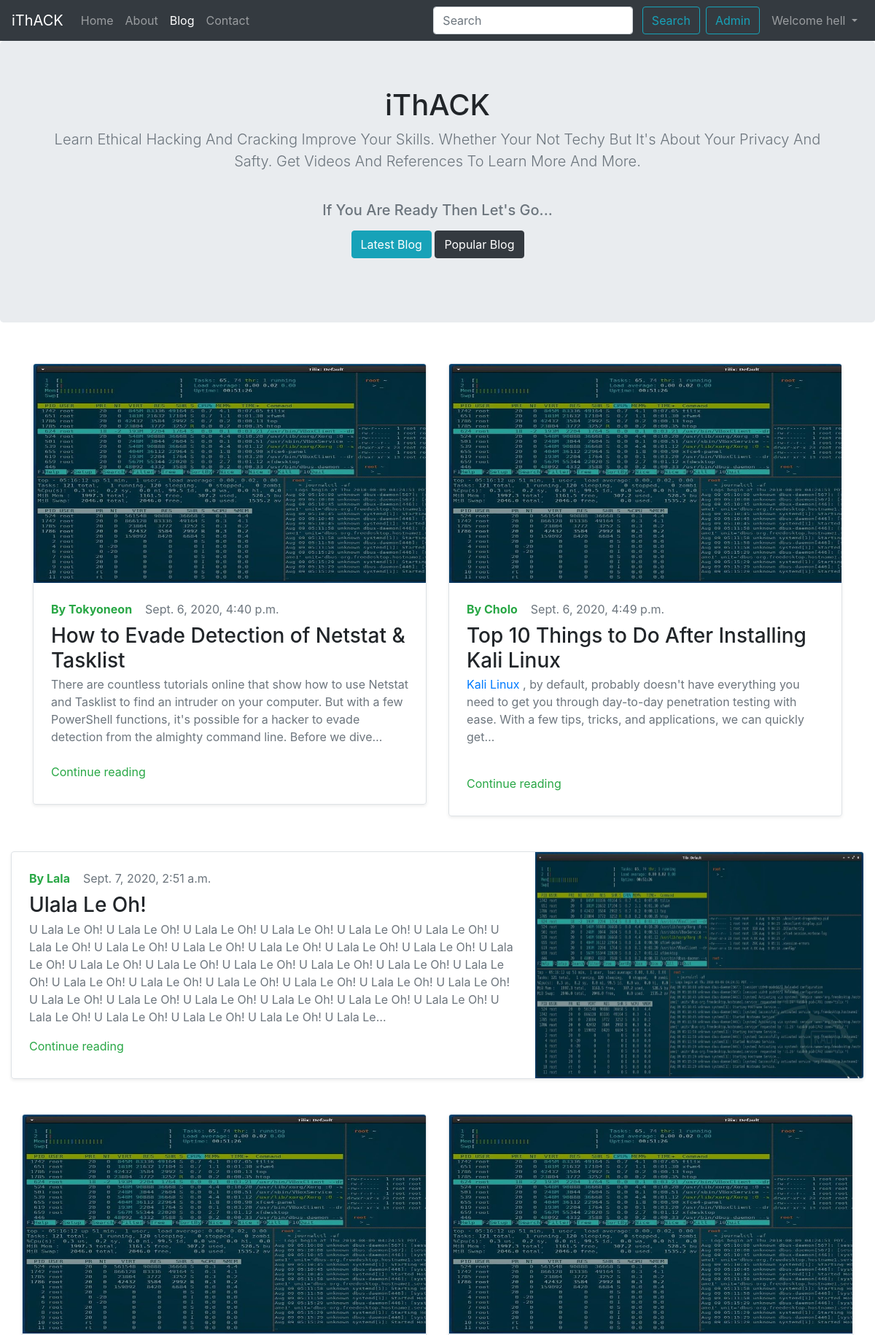
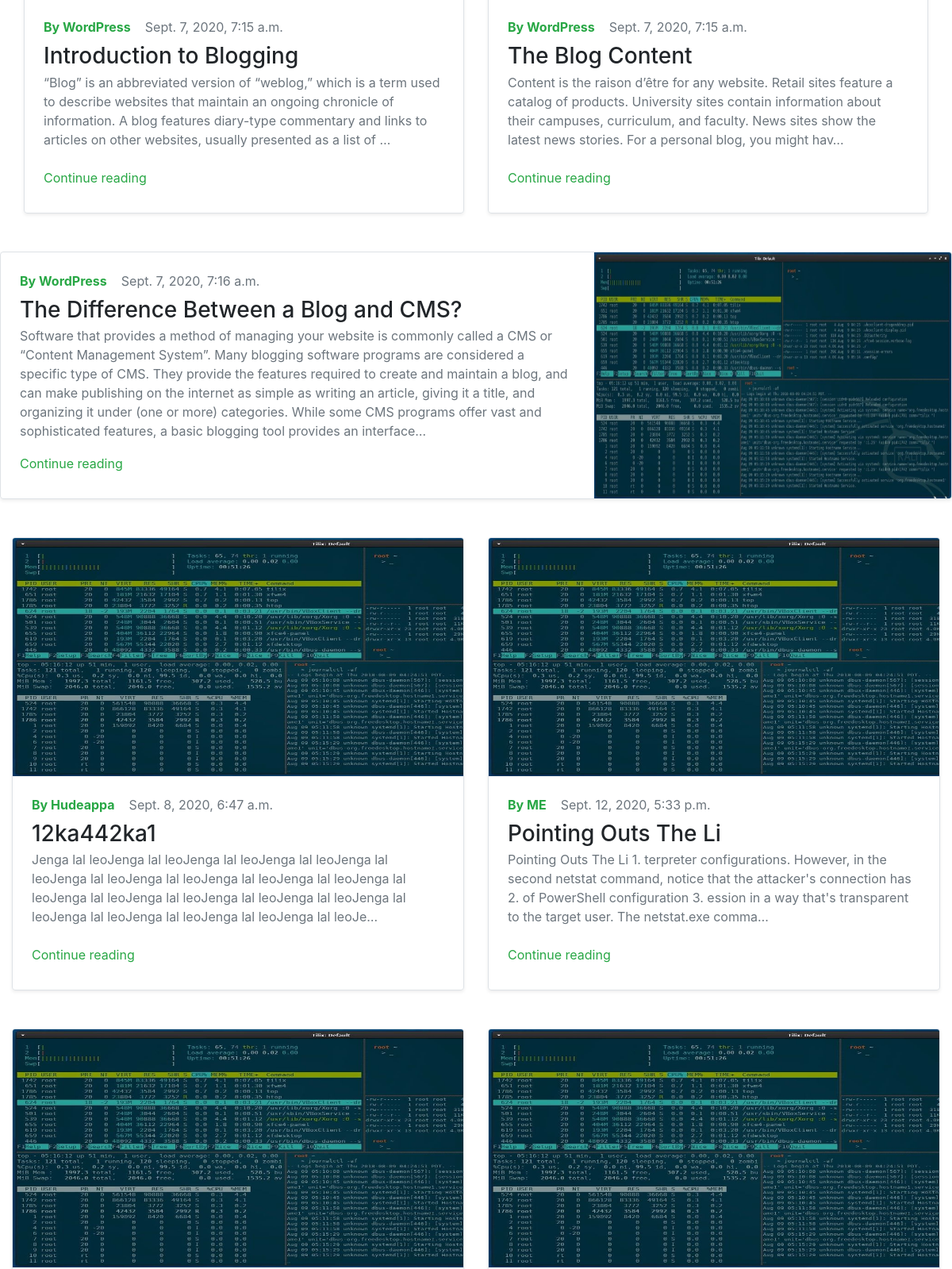
The page /blog/ (signed in, upper part) on the database its author committed (2 pictures, top to bottom).
### blog/models.py (models this page shows, shortened)
class Post(models.Model):
    sno = models.AutoField(primary_key=True)
    title = models.CharField(max_length=200)
    content = models.TextField()
    author = models.CharField(max_length=50)
    slug = models.CharField(max_length=210)
    views = models.IntegerField(default=0)
    thumbnail = models.ImageField(upload_to="blog/images", default="")
    timestamp = models.DateTimeField(blank=True)

### blog/views.py (the view)
# urls.py: path('', views.blogHome, name='blogHome'),
def blogHome(request):
    allPosts = Post.objects.all()
    context = {'allPosts': allPosts}
    return render(request, 'blog/blogHome.html', context)

### templates/blog/blogHome.html (shortened to what this page needs)
{% extends 'base.html' %}
{% block blogactive %} active {% endblock blogactive %}
{% block body %}
<section class="jumbotron text-center">
  <div class="container">
    <h1>iThACK</h1>
    <p class="lead text-muted">Learn Ethical Hacking And Cracking Improve Your Skills. Whether Your Not Techy But It's
      About Your Privacy And Safty. Get Videos And References To Learn More And More.</p><br>
    <h5 class=" text-muted"> If You Are Ready Then Let's Go...</h5>
    <p>
      <a href="http://127.0.0.1:8000/blog/imp" class="btn btn-info my-2">Latest Blog</a>
      <a href="http://127.0.0.1:8000/blog/first-post" class="btn btn-dark my-2">Popular Blog</a>
    </p>
  </div>
</section>
<div class="container my-3">
  <div class="row mb-2">
    {% for post in allPosts %}
    {% if post.sno|divisibleby:3 %}
    <div class="row mb-2">
      <div class="row no-gutters border rounded overflow-hidden flex-md-row my-4 shadow-sm h-md-250 position-relative">
        <div class="col p-4 d-flex flex-column position-static">
          <span class="text-muted"><strong class="d-inline-block mb-2 text-success">By
              {{post.author}}</strong>&nbsp;&nbsp;&nbsp;&nbsp;{{post.timestamp}}</span>
          <h3 class="mb-0">{{post.title}}</h3>
          <p class="card-text mb-auto text-muted">{{post.content|safe|truncatechars:500}}</p>
          <div class="my-2">
            <a href="/blog/{{post.slug}}" class="stretched-link text-success">Continue reading</a>
          </div>
        </div>
        <div class="col-auto d-none d-lg-block">
          <img src="/static/img/take.jpg" width="450" height="310" <rect width="100%" height="100%"></rect>
        </div>
      </div>
      {% else %}
      <div class="col-md-6">
        <div
          class="row no-gutters border rounded overflow-hidden flex-md-row my-4 shadow-sm h-md-250 position-relative">
          <div class="col-auto d-none d-lg-block">
            <img src="/static/img/take.jpg" width="840" height="300">
          </div>
          <div class="col p-4 d-flex flex-column position-static">
            <span class="text-muted"><strong class="d-inline-block mb-2 text-success">By
                {{post.author}}</strong>&nbsp;&nbsp;&nbsp;&nbsp;{{post.timestamp}}</span>
            <h3 class="mb-0">{{post.title|truncatechars:47}}</h3>
            <p class="card-text mb-auto text-muted">
            <div class="preview text-muted">{{post.content|safe|truncatechars:250}}</div>
            </p>
            <div class="my-2">
              <a href="/blog/{{post.slug}}" class="stretched-link text-success">Continue reading</a>
            </div>
          </div>
        </div>
      </div>
      {% endif %}
      {% endfor %}
    </div>
  </div>
  {% endblock body %}

### templates/base.html (shortened to what this page needs)
<!doctype html>
<html lang="en">
<head>
    <link rel="stylesheet" href="https://stackpath.bootstrapcdn.com/bootstrap/4.5.2/css/bootstrap.min.css"
>
</head>
<body>
    <nav class="navbar navbar-expand-lg navbar-dark bg-dark">
        <a class="navbar-brand" href="/">iThACK</a>
        <div class="collapse navbar-collapse" id="navbarSupportedContent">
            <ul class="navbar-nav mr-auto">
                <li class="nav-item {% block homeactive %} {% endblock homeactive %}">
                    <a class="nav-link" href="/">Home <span class="sr-only">(current)</span></a>
                </li>
                <li class="nav-item {% block aboutactive %} {% endblock aboutactive %}">
                    <a class="nav-link" href="/about">About</a>
                </li>
                <li class="nav-item {% block blogactive %} {% endblock blogactive %}">
                    <a class="nav-link" href="/blog">Blog</a>
                </li>
                <li class="nav-item {% block contactactive %} {% endblock contactactive %}">
                    <a class="nav-link" href="/contact">Contact</a>
                </li>
            </ul>
            <div class="ml-auto form-inline">
                <form method="get" action="/search" class="my-2 my-lg-0">
                    <input class="form-control mr-sm-2" type="search" placeholder="Search" aria-label="Search"
                        id="query" name="query">
                    <button class="btn btn-outline-info my-2 my-sm-0" type="submit">Search</button>
                </form>
                <a href="/admin" class="btn btn-outline-info m-2 my-sm-0" target="_black" role="button">Admin</a>
                {% if user.is_authenticated %}
                <ul class="navbar-nav">
                    <li class="nav-item dropdown">
                        <a class="nav-link dropdown-toggle" href="#" id="navbarDropdown" role="button"
                            data-toggle="dropdown" aria-haspopup="true" aria-expanded="false">
                            Welcome {{request.user}}
                        </a>
                    </li>
                </ul>
                {% endif %}
            </div>
        </div>
    </nav>
    {% block body %}
    {% endblock body %}
</body>
</html>

### rows shown on the page
Post: author "Tokyoneon", timestamp "Sept. 6, 2020, 4:40 p.m.", title "How to Evade Detection of Netstat & Tasklist", content "There are countless tutorials online that show how to use Netstat and Tasklist to find an intruder on your computer. But with a few PowerShell functions, it's possible for a hacker to evade detection from the almighty command line. Before we dive…"
Post: author "Cholo", timestamp "Sept. 6, 2020, 4:49 p.m.", title "Top 10 Things to Do After Installing Kali Linux", content "Kali Linux , by default, probably doesn't have everything you need to get you through day-to-day penetration testing with ease. With a few tips, tricks, and applications, we can quickly get…"
Post: author "Lala", timestamp "Sept. 7, 2020, 2:51 a.m.", title "Ulala Le Oh!", content "U Lala Le Oh! U Lala Le Oh! U Lala Le Oh! U Lala Le Oh! U Lala Le Oh! U Lala Le Oh! U Lala Le Oh! U Lala Le Oh! U Lala Le Oh! U Lala Le Oh! U Lala Le Oh! U Lala Le Oh! U Lala Le Oh! U Lala Le Oh! U Lala Le Oh! U Lala Le Oh! U Lala Le Oh! U Lala Le Oh! U Lala Le Oh! U Lala Le Oh! U Lala Le Oh! U Lala Le Oh! U Lala Le Oh! U Lala Le Oh! U Lala Le Oh! U Lala Le Oh! U Lala Le Oh! U Lala Le Oh! U Lala Le Oh! U Lala Le Oh! U Lala Le Oh! U Lala Le Oh! U Lala Le Oh! U Lala Le Oh! U Lala Le Oh! U Lala Le…"
Post: author "WordPress", timestamp "Sept. 7, 2020, 7:15 a.m.", title "Introduction to Blogging", content "“Blog” is an abbreviated version of “weblog,” which is a term used to describe websites that maintain an ongoing chronicle of information. A blog features diary-type commentary and links to articles on other websites, usually presented as a list of …"
Post: author "WordPress", timestamp "Sept. 7, 2020, 7:15 a.m.", title "The Blog Content", content "Content is the raison d’être for any website. Retail sites feature a catalog of products. University sites contain information about their campuses, curriculum, and faculty. News sites show the latest news stories. For a personal blog, you might hav…"
Post: author "WordPress", timestamp "Sept. 7, 2020, 7:16 a.m.", title "The Difference Between a Blog and CMS?", content "Software that provides a method of managing your website is commonly called a CMS or “Content Management System”. Many blogging software programs are considered a specific type of CMS. They provide the features required to create and maintain a blog, and can make publishing on the internet as simple as writing an article, giving it a title, and organizing it under (one or more) categories. While some CMS programs offer vast and sophisticated features, a basic blogging tool provides an interface…"
Post: author "Hudeappa", timestamp "Sept. 8, 2020, 6:47 a.m.", title "12ka442ka1", content "Jenga lal leoJenga lal leoJenga lal leoJenga lal leoJenga lal leoJenga lal leoJenga lal leoJenga lal leoJenga lal leoJenga lal leoJenga lal leoJenga lal leoJenga lal leoJenga lal leoJenga lal leoJenga lal leoJenga lal leoJenga lal leoJenga lal leoJe…"
Post: author "ME", timestamp "Sept. 12, 2020, 5:33 p.m.", title "Pointing Outs The Li", content "Pointing Outs The Li 1. terpreter configurations. However, in the second netstat command, notice that the attacker's connection has 2. of PowerShell configuration 3. ession in a way that's transparent to the target user. The netstat.exe comma…"

### other values the page prints
{{ request.user }} "hell"
